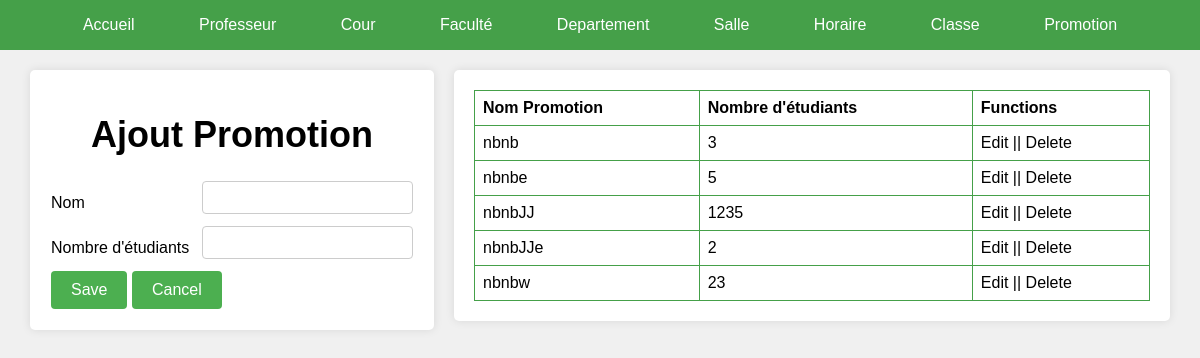
Screenshot of /admin/GestionPromotion/ajoutPromotion.php with the database file from the repository.
### tables this page shows
CREATE TABLE `promotion` (
  `Nom` varchar(10) NOT NULL,
  `NombreEtudiants` int(20) NOT NULL
);

### admin/GestionPromotion/ajoutPromotion.php (the view, shortened to what this page needs)
<!DOCTYPE html>
<html>
<head>
</head>
<body>
  <nav>
    <a href="../../home.php">Accueil</a>
    <a href="../GestionProf/AjoutProf.php">Professeur</a>
    <a href="../GestionCours/ajoutCours.php">Cour</a>
    <a href="../GestionFaculte/Faculte.php">Faculté</a>
    <a href="../GestionDepartement/Departement.php">Departement</a>
    <a href="../GestionSalles/AjoutSalles.php">Salle</a>
    <a href="">Horaire</a>
    <a href="../GestionClasse/ajoutClasse.php">Classe</a>
    <a href="../GestionPromotion/ajoutPromotion.php">Promotion</a>
  </nav>
  <div class="wrapper">
    <div class="form">
        <form method="POST">
        <h1>Ajout Promotion</h1>
          <table>
            <tr>
              <td> Nom</td>
              <td><input type="text" name="Nom" /></td>
            </tr>
            <tr>
              <td> Nombre d'étudiants</td>
              <td><input type="number" name="NombreEtudiants" /></td>
            </tr>
            <tr>
              <td colspan="2">
                <input type="submit" name="submit" value="Save" />
                <input type="reset" value="Cancel" />
              </td>
            </tr>
          </table>
        </form>
    </div>
    <div class="table">
    <table>
            <tr>
              <th>Nom Promotion</th>
              <th>Nombre d'étudiants</th>
              <th>Functions</th>
            </tr>
            <?php
                include("../connexion.php");
                $sql = "SELECT * FROM promotion";
                $stmtSelect = $connexion->prepare($sql);
                $stmtSelect ->execute();
                $promotions = $stmtSelect->fetchAll(PDO::FETCH_ASSOC);
                foreach($promotions as $promotion):
                ?>
            <tr>
                <td><?php echo $promotion['Nom']; ?></td>
                <td><?php echo $promotion['NombreEtudiants']; ?></td>
                <td>Edit || Delete</td>
            </tr>
            <?php
              endforeach;
            ?>
      </table>
      </div>
  </div>
</body>
</html>

### admin/GestionPromotion/ajoutPromotion.php (style rules this page uses)
body { padding: 0; margin: 0; font-family: Arial, sans-serif; background-color: #f0f0f0; }
nav { background-color: #45a049; color: #fff; text-align: center; padding: 1em; }
nav a { color: #fff; text-decoration: none; padding: 10px 20px; margin: 0 10px; border-radius: 5px; transition: background-color 0.3s; }
.wrapper { display: flex; justify-content: center; align-items: flex-start; padding: 20px; }
.form { width: 35%; padding: 20px; box-shadow: 0 0 10px rgba(0, 0, 0, 0.1); border-radius: 5px; background-color: #fff; margin: 0 10px; }
.table { width: 65%; padding: 20px; box-shadow: 0 0 10px rgba(0, 0, 0, 0.1); border-radius: 5px; background-color: #fff; margin: 0 10px; }
form table, .table table { width: 100%; border-collapse: collapse; border-radius: 20px; }
.table table td, .form table th, .table table th { border: 1px solid #45a049; padding: 8px; text-align: left; }
input[type='text'], input[type='number'], textarea { width: 100%; padding: 8px; border: 1px solid #ccc; border-radius: 4px; box-sizing: border-box; margin-bottom: 10px; }
input[type='submit'], input[type='reset'] { padding: 10px 20px; border: none; background-color: #4CAF50; color: white; cursor: pointer; border-radius: 4px; font-size: 16px; }
.wrapper h1 { font-size: 36px; text-align: center; }

### rows the page displays
promotion: Nom "nbnb", NombreEtudiants "3"
promotion: Nom "nbnbe", NombreEtudiants "5"
promotion: Nom "nbnbJJ", NombreEtudiants "1235"
promotion: Nom "nbnbJJe", NombreEtudiants "2"
promotion: Nom "nbnbw", NombreEtudiants "23"
